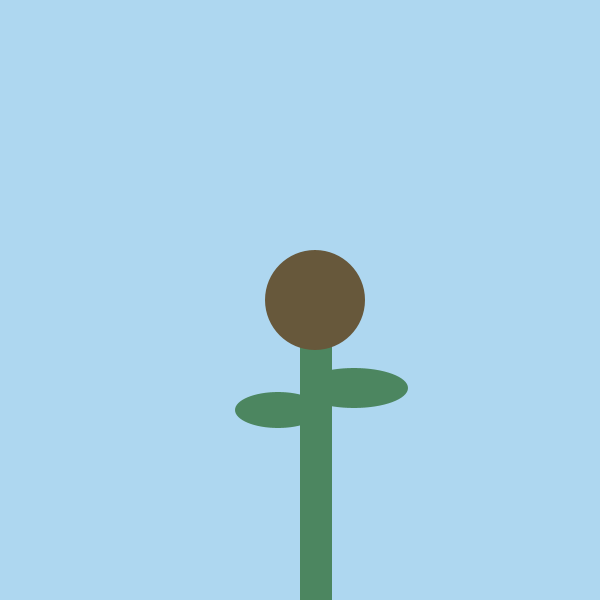
Frame 1 (no input)
Frame 60 (the mouse pressed at the canvas centre just before this capture): identical to frame 1, image omitted
Frame 120 (the mouse held since frame 60 and released just before this capture): identical to frame 1, image omitted

The Processing sketch that drew this single still picture (run headless with seeded random() and noise(); from frame 60 on, the mouse is pressed at the canvas centre):

// Processing sketch: A3R2_240502_CalendarCode
// ── A3R2_240502_CalendarCode.pde
/*Im going to make a calendar as a flower so that the colors of the petals change per month. 
  Also the petals will grow in amount with each day(day 1, 1 petal. 31 days, 31 petals).*/

int grn = #4C8660;
int ylw = #67583B;
int m = month();
int day = day();

void setup() {
  size(600, 600);
  colorMode(HSB, 400, 40, 4);
}

void draw() {
  // Add the sky
  background(#AED7F0);
  
  // add the stem and leaves
  fill(grn);
  noStroke();
  rect(width/2, height/2, 32, 357);
  ellipse(354, 388, 108, 40);
  ellipse(278, 410, 86, 36);
  
  //add the flower core
  fill(ylw);
  circle(315, 300, 100);
  
  /*next I gotta add the petals and the effect that every day the flower petals get more 
  in amount */
  
}
